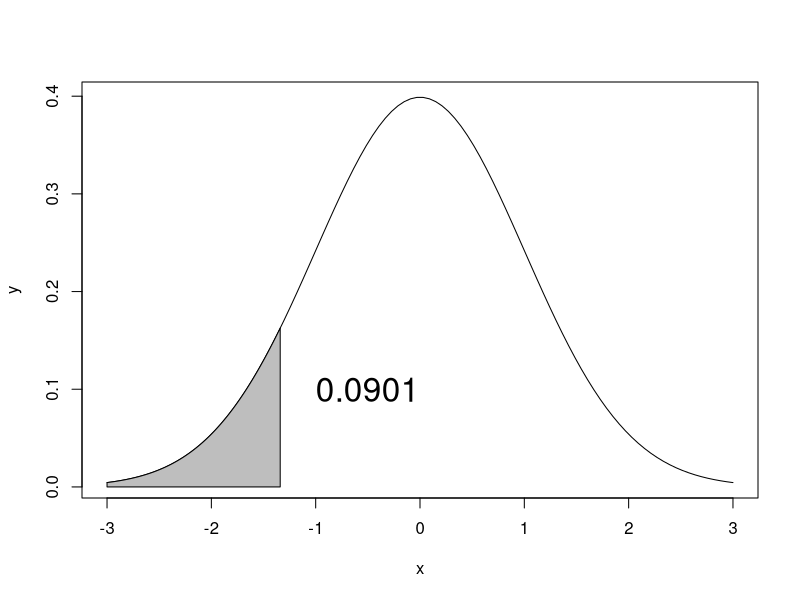

Reproduce this figure in R.
## Practice Problems for Final Exam, PREDICT 401

###########
# 1)	Suppose that a class of 30 students is assigned to write an essay.

#  a.	Suppose 4 essays are randomly chosen to appear on the class bulletin board.
#     How many different groups of 4 are possible?

factorial(30) / (factorial(4) * factorial(30 - 4)) # [1] 27405

#  b.	Suppose 4 essays are randomly chosen for awards of $10, $7, $5 and $3.
#     How many different groups of 4 are possible?

factorial(30) / factorial(30 - 4) # [1] 657720

#  c.	Explain the significant differences between problems 1 and 2.

# Item (a) asks for the combinations or groups of four possible. There isn't a sense
# in which the order of the four essays selected is meaningful. Item (b) asks for the
# permutations possible when four are selected from 30. Here, there is a meaningful
# difference in the order - i.e. prizes awarded - of the four selected. 


###########
# 2)  Find the standard deviation for the given probability distribution.

P.x <- c(0.37, 0.13, 0.06, 0.15, 0.29)
x <- c(0, 1, 2, 3, 4)
mean.x <- sum(x*P.x)
var.x <- sum(P.x*(x - mean.x)^2)
sqrt(var.x)  # [1] 1.703056

###########

# 3)  For a standard normal distribution, find the percentage of data that are more 
#     than 2 standard deviations below the mean or more than 3 standard deviations 
#     above the mean.

pnorm(-2, 0, 1,lower.tail = TRUE) + pnorm(3, 0, 1, lower.tail = FALSE)
# [1] 2.410003

###########
# 4) Use Bayes? theorem to find the indicated probability with the results below.

#                      Approve of Mayor		Do not approve of Mayor
#	Republican			             8					        17
#	Democrat			              18					        13
#	Independent			             7					        37

# One of the 100 test subjects is selected at random. Given that the person selected
# approves of the Mayor, what is the probability that they vote Democrat?

# We know the person approves of the Mayor. Let's look at only those individuals.
# Of the "Mayor approvers," 18 vote Democrat.

18 / (8 + 18 + 7) # [1] 0.5454545

# We can also work the problem "the long way":

# Probability a person votes Democrat:
(18 + 13) / (8 + 17 + 18 + 13 + 7 + 37) # [1] 0.31

# Probability a Democrat-voter approves of Mayor:
18 / (18 + 13) # [1] 0.5806452

# Probability a person doesn't vote Democrat:
(8 + 17 + 7 + 37) / (8 + 17 + 18 + 13 + 7 + 37)  # OR, 1 - Person_votes_Democrat [1] 0.69

# Probability a non-Democrat-voter approves of Mayor:
(8 + 7) / (8 + 17 + 7 + 37) # [1] 0.2173913

# So, applying these values to the usual formulation of Bayes' theorem:
(0.31 * 0.5806452) / ((0.31 * 0.5806452) + (0.69 * 0.2173913)) # [1] 0.5454546

###########
#5) Use the results summarized in the table for (4) and test at the 5% level if party affiliation
#   and approval of the Mayor are independent of each other using Pearson's Chi-square
#   test of independence.

approve <- c(8, 18, 7)
not.approve <- c(17, 13, 37)
vote <- cbind(approve, not.approve)

chisq.test(vote, correct = FALSE)  # X-squared = 14.633, df = 2, p-value = 0.0006646

###########
# 6) A police department reports that the probabilities that 0, 1, 2, and 3 burglaries
#    will be reported in a given day are 0.46, 0.41, 0.09, and 0.04, respectively. Find
#    the standard deviation for the probability distribution. Round the answer to the
#    nearest hundredth.

probs <- c(0.46, 0.41, 0.09, 0.04)
meanProb <- sum(probs * c(0, 1, 2, 3))

varProb <- sum(probs * (-meanProb + c(0, 1, 2, 3))^2)
round(sqrt(varProb), 2) # [1] 0.79

###########
# 7)  Assume that the weight loss for the first month of a diet program varies between
#     6 pounds and 12 pounds, and is spread evenly over the range of possibilities, so
#     that there is a uniform distribution. Find the probability of between 8.5 and 10 
#     poundslost.

(10 - 8.5) / (12 - 6) # [1] 0.25

###########
# 8) Find the indicated z-score. The graph depicts the standard normal distribution with
#    mean = 0 and standard deviation = 1. 	Shaded area is 0.0901.

# To return the indicated z-score:
qnorm(0.0901, mean = 0, sd = 1) # [1] -1.340139

# To create the plot:
x <- seq(-3, 3, length = 100)
y <- dnorm(x, mean = 0, sd = 1)
plot(x, y, type = "l")

x2 <- seq(-3, -1.34, length = 100)
y2 <- dnorm(x2, mean = 0, sd = 1)
polygon(c(-3,x2, -1.34), c(0, y2, 0), col = "gray")
text(-0.5, 0.1, "0.0901", cex = 2)

###########
# 9)	True or False:  in a hypothesis test, an increase in alpha will cause a decrease
#     in the power of the test provided the sample size is kept fixed.

# FALSE. The power of a test - the probability of rejecting the null hypothesis when
# the alternative hypothesis is true - decreases as a function of beta; the probability
# of failing to reject the null hypothesis when the alternative hypothesis is true. An
# increase in alpha will decrease beta, thus increasing power. However, please remember
# that alpha and beta aren't symmetric and we won't try to control one via the other.

###########
# 10)	True or False:  in a hypothesis test regarding a population mean, the
#     probability of a type II error, beta, depends on the true value of the population
#     mean.

# TRUE. The probability of a type II error - failure to reject a false null
# hypothesis - is dependent on the "true value" of the test statistic. In a broad sense,
# either type error will have some relationship with the true mean. However, alpha is much
# more directly related to the test statistic - the probability associated with our data
# given the null hypothesis. Power, however, is related directly to the difference between
# the true and hypothesized mean and how easily, how "powerfully" we can resolve smaller and
# smaller differences between the true and hypothetical mean.

###########
# 11)	True or False:  In a hypothesis test regarding a population mean, if the
#     sample size is increased and the probability of a type II error is fixed and does not 
#     change then the type I error rate does not change.

# FALSE. Keeping the power the same, an increase in sample size provides more data for 
# the statistical test making it less likely that a type I error will occur.  

###########
# 12)	True or False:  In a hypothesis test regarding a population mean, if the
#     sample size is increased and the probability of a type I error is fixed and does not 
#     change then the type II error rate will decrease.  

# TRUE. With alpha constant, an increase in sample size provides more data for the statistical 
# test increasing the power.  Thus it less likely that a type II error will occur.  

###########
# 13)	Suppose that you perform a hypothesis test regarding a population mean, and that
#     the evidence does not warrant rejection of the null hypothesis. When formulating
#     the conclusion to the test, why is phrase ?fail to reject the null hypothesis? more
#     accurate than the phrase ?accept the null hypothesis??  Give a short answer.

# A hypothesis test does not ?prove? the null hypothesis. Rather, it is meant to determine
# whether or not there is sufficient evidence to reject it. Insufficient evidence does not
# validate the null hypothesis; it just leaves us without grounds for rejecting it.

###########
# 14)	According to a recent poll, 53% of Americans would vote for the incumbent president.
#     If a random sample of 100 people results in 45% who would vote for the incumbent,
#     test the claim that the actual percentage is 53%. Use a 0.10 significance level.

# H0:  p  = 0.53  (null hypothesis)
# H1:  p != 0.53  (alternative hypothesis)
# z = -1.60
# p = 0.1095986
# critical z = -1.645

# Calculate z-score:
stdDev <- sqrt((100 * 0.53) * (1 - 0.53))

z <- (45 - (100 * 0.53))/stdDev
z # [1] -1.602888

# Estimate p-value:
2 * pnorm(-1.60) # [1] 0.1095986

# Calculate critical z score:
qnorm(1 - 0.10/2, lower.tail = F) # [1] -1.644854

# Given our p-value and adopted significance level, 0.110 > 0.10, we fail to reject the
# null hypothesis. There is insufficient evidence to reject the claim that the ?true?
# percentage is 53%.

###########
# 15)	What is the relationship between the linear correlation coefficient and the
#     usefulness of the regression equation for making predictions?

# The linear regression equation is appropriate for predictions only when there is
# linear correlation between two variables. The linear correlation coefficient
# quantifies the strength of a linear relationship, and greater  or significant
# magnitudes indicate the likely usefulness of the linear regression equation for
# the purpose of prediction.

###########
# 16)  Assume that a hypothesis test of the given claim will be conducted. A cereal
#      company claims that the mean weight of the cereal in its packets is 14 oz.
#      Identify the type I error for the test.

# c.	Reject the claim that the mean weight is 14 oz. when it is actually 14 oz.
# A type I error is the incorrect rejection of a "true" null hypothesis.

###########
# 17)	Scores on a test are normally distributed with a mean of 68.2 and a standard
#     deviation of 10.4. Estimate the probability that among 75 randomly selected students,
#     at least 20 of them score greater than 78.

# We need to determine the z-score associated with our score of interest, 78
z <- (78-68.2)/10.4

# We need to determine the probability associated with a random value being greater than 78
p <- 1-pnorm(z,0,1,lower.tail=TRUE)

# SAME AS ABOVE, just specifying that we want the "upper tail"
p <- pnorm(z,0,1,lower.tail = F)

# This sequence "provides" the => 20 possible instances (56 of a total 75) that we need for
# summing our probabilities:
x <- seq(20,75,1)

# This returns the exact binomial probability:
sum(dbinom(x,75,p)) # [1] 0.02784581

# We may want the normal approximation, for which:

# This formula returns a z-score for the normal approximation:
b <- (19.5-p*75)/sqrt(75*p*(1-p))

# This returns the probability associated with our "corrected" z-score:
pnorm(b , 0, 1, lower.tail=FALSE) # [1] 0.02321583

# EXPLANATION:  We assume a normal distribution, but we rely on a binomial distribution
# when we want the likelihood of => 20 "successes". So, 0.173 is the probability associated
# with any "random" test taker scoring greater than 78; this we solve assuming (and
# employing a normal distribution; pnorm()). However, when we go to look at the likelihood
# that at least 20 of our test takers achieve this score we rely on a binomial, even though
# we still assume (and rightly) that our test scores are normally distributed.

# So, looking at the sum(dbinom(x, 75, p)). This is the exact binomial probability associated
# with our conditions; 20 or more successes (test score > 78) out of 75 test takers. What we
# want is to correct for the fact that we've had to use a discrete distribution (binomial) to
# approach a continuous, normally distributed problem/reality.

# The (19.5 - p * 75)/ sqrt(75 * p * (1-p)) gives us our "corrected" z-score that we can then
# "plug in" to our cumulative probability function, pnorm().

###########
# 18) Find the value of the linear correlation coefficient, r.

x <- c(62, 53, 64, 52, 52, 54, 58)
y <- c(158, 176, 151, 164, 164, 174, 162)

cor(x, y) # [1] -0.7749395

###########
# 19) A researcher wants to estimate what proportion of U.S. refinery workers are contract workers.
#     The researcher wants to be 95% confident of her results and be within 0.05 of the actual proportion.
#     There are no prior studies.  The researcher has no idea what is the actual propulation
#     proportion.  How large a sample size should be taken?  Round to the next largest integer.

z <- qnorm(0.975, 0, 1, lower.tail = TRUE)
n <- z^2*0.5*0.5/0.05^2   #  [1] 384.1459
n

###########
# Use the traditional method to test the given hypothesis. Assume that the samples
# are independent and that they have been randomly selected.

# 20)	Use the given sample data to test the claim that P1 > P2. Use a significance level of 0.01.

# Sample 1	  Sample 2
# n1 = 85	  n2 = 90
# x1 = 38	  x2 = 23

# P1 = 0.447
# P2 = 0.256
# z = 2.66
# critical z = 2.33
#see pg 348

# Calculate pooled sample proportion:
p <- (((38/85) * 85) + ((23/90) * 90)) / (85 + 90) #pbar formula

# Calculate standard error:
stdErr <- sqrt(p * (1 - p) * ((1/85) + (1/90))) 

z <- ((38/85) - (23/90)) / stdErr
z # [1] 2.657104

# Calculate the critical z-score:
qnorm(1 - 0.01) # [1] 2.326348

# At a significance level of 0.01, we reject the null hypothesis. There is sufficient
# idence to support the claim that P1 > P2.

###########
# Test the indicated claim about the means of two populations. Assume that the two
# samples are independent simple random samples selected from normally distributed
# populations. Do not assume that the population standard deviations are equal. Use
# the traditional method or ?p-value? method as indicated.

# 21)	 A researcher was interested in comparing the amount of time (in hours) spent
#      watching television by women and by men. Independent simple random samples of
#      14 women and 17 men were selected, and each person was asked how many hours he
#      or she had watched television during the previous week. The summary statistics
#      are as follows:

# Women		Men
# x1 = 12.5 hr	x2 = 13.8 hr
# s1 = 3.9 hr	s2 = 5.2 hr
# n1 = 14		n2 = 17
#see pg 329

x1 <- 12.5
s1 <- 3.9
n1 <- 14

x2 <- 13.8
s2 <- 5.2
n2 <- 17

# Calculate our t:
t <- (x1 - x2) / sqrt(s1^2/n1 + s2^2/n2)
t # [1] -0.7945437

s1n1 <- s1^2/n1
s2n2 <- s2^2/n2

df.calculated <- ((s1n1 + s2n2)^2)/(s1n1^2/(n1-1)+s2n2^2/(n2-1))
df.calculated
n1 + n2 -2

# Calculate the critical t:
qt(1 - 0.05, df = df.calculated, lower.tail = F) # [1] -1.699535

# At our adopted significance level (0.05), we fail to reject the null hypothesis.
# There is insufficient evidence for the claim that the mean amount of time spent
# watching television by women is smaller than the mean amount of time spent
# watching television by men.

###########
# Perform the indicated hypothesis tests.  Assume the two samples are independent simple random 
# samples selected from normally distributed populations.  Also assume that the population 
# standard deviations are equal.  Pool the sample variances for the test.

# 22)	A researcher was interested in comparing the amount of time spent watching
#     television by women and by men. Independent simple random samples of 14 women
#     and 17 men were selected, and each person asked how many hours he or she had
#     watched television during the previous week. The summary statistics are as follows:

# Women		Men
# x1 = 11.4 hr	x2 = 16.8 hr
# s1 = 4.1 hr	s2 = 4.7 hr
# n1 = 14		n2 = 17

x1 <- 11.4
s1 <- 4.1
n1 <- 14

x2 <- 16.8
s2 <- 4.7
n2 <- 17

# Calculate our pooled standard deviation
s <- sqrt(((n1 - 1)*s1^2 + (n2 -1)*s2^2) / (n1 + n2 - 2))

# Calculate our t:
t <- (x1 - x2) / (s*sqrt(1/n1 + 1/n2))
t # [1] -3.369099

# Calculate the critical t:
qt(1 - 0.05, df = n1 + n2 - 2, lower.tail = F) # [1] -1.699127

# At our adopted significance level (0.05), we reject the null hypothesis. There
# is sufficient evidence for the claim that the mean amount of time spent watching
# television by women is smaller than the mean amount of time spent watching
# television by men.

###########
# 23)  Construct the indicated confidence interval for the difference between population
#      proportions, P1 - P2. Assume that the samples are independent and that they have
#      been randomly selected.  x1 = 15, n1 = 50 and x2 = 23, n2 = 60. Construct a 90% 
#      confidence interval for the difference between population proportions, P1 - P2.

x1 <- 15
n1 <- 50

x2 <- 23
n2 <- 60

p1 <- x1/n1
p2 <- x2/n2

# Calculate the standard deviation of the difference between proportions:
s <- sqrt(p1 * (1 - p1)/n1 + p2 * (1 - p2)/n2 )

# Calculate the critical z:
qnorm(1-0.10/2) # [1] 1.644854

(p1 - p2) - (qnorm(1-0.10/2)*s) # [1] -0.2317335
(p1 - p2) + (qnorm(1-0.10/2)*s) # [1] 0.06506688

############
# 24)  Use the given data to find the equation of the regression line. Round the
#      final values to three significant digits, if necessary.

x <- c(6, 8, 20, 28, 36)
y <- c(2, 4, 13, 20, 30)

lm(y ~ x)$coefficients

# (Intercept)           x 
#  -3.7900485   0.8974515

###########
# 25) Conduct a chi-square test for independence. State the null and alternative
#     hypotheses, and provide the chi-square and associated p-value. A web service 
#     is interested in whether or not having signed up for email updates and offers 
#     is independent of purchasing choice (has purchased or has not). Determine 
#     the margins, chi-square statistics and associated p-value for the contingency 
#     table below:

#				           has made purchase		has not made purchase
# has signed up		      30				             60
# has not signed up	    20				             75

# Calculate the margin totals:

values <- matrix(c(30, 60, 20, 75), ncol = 2, byrow = TRUE)
colnames(values) <- c("purchase", "notPurchase")
rownames(values) <- c("signUp", "notSignUp")
values <- addmargins(values)
values

# Calculate the expected values based on marginal probabilities:
185 * (50/185) * (95/185) # [1] 25.67568

expValues <- values

expValues[, 1] <- c(50 - 25.67568, 25.67568, 50)
expValues[, 2] <- c(135 - (95 - 25.67568), 95 - 25.67568, 135)
expValues

chiSq <- (30 - 24.32432)^2 / 24.32432 + (60 - 65.67568)^2/65.67568 +
	(20 - 25.67568)^2/25.67568 + (75 - 69.32432)^2/69.32432

chiSq # [1] 3.534118
pchisq(chiSq, df = 1, lower.tail = F) # [1] 0.06011828

# We can use the chisq.test() function on our contingency table.
# NOTE:  table provided to test should NOT have margin totals.

values <- matrix(c(30, 60, 20, 75), ncol = 2, byrow = TRUE)
chisq.test(values, correct = FALSE)

#         Pearson's Chi-squared test

# data:  values
# X-squared = 3.5341, df = 1, p-value = 0.06012

###########
# 26)	Conduct a chi-square goodness of fit test. State the null and alternative 
#     hypothesis, and provide the chi-square and associated p-value.An urgent care
#     center is interested in whether visits per day of the week are uniformly distributed.

visits <- c(24, 19, 26, 29, 30, 23)

# Calculate our expected visits, assuming a uniform density:
expVisits <- rep(sum(visits)/length(visits), times = length(visits))

# Calculate our chi-square statistic:
chiSq <- sum((visits - expVisits)^2 / expVisits)
chiSq # [1] 3.291391

# Calculate our p-value:
pchisq(chiSq, df = 6 - 1, lower.tail = F) # [1] 0.65516

# We could use the chisq.test() on our observed frequencies:
chisq.test(visits, p = rep(1/length(visits), times = length(visits)))

#         Chi-squared test for given probabilities

# data:  visits
# X-squared = 3.2914, df = 5, p-value = 0.6552

# NOTE:  chisq.test() would've used uniform probabilities for "p" by default.
chisq.test(visits)

#         Chi-squared test for given probabilities

# data:  visits
# X-squared = 3.2914, df = 5, p-value = 0.6552

###########
# 27) Test the hypothesis of a zero correlation using the procedure shown
#     by Wilcox in Basic Statistics on pages 173-174.  Assume the coefficient
#     r is a Pearson Product Moment Correlation coefficient.  Assume n = 47, 
#     r = -0.286.  Test the null hypothesis of zero correlation versus the 
#     alternative that the correlation is negative at 95% confidence.  Also 
#     calculate the p-value.

# Calculate T:
T <- -0.286 * sqrt((47 - 2)/(1 - (-0.286)^2))
T # [1] -2.002178

# Calculate the critical value:
qt(1 - 0.05, df = 45, lower.tail = F) # [1] -1.679427

# Calculate the p-value:
1 - pt(abs(-2.00), df = 45) # [1] 0.02577884

# The T test statistic has a Student?s t-distribution with 45 degrees
# of freedom.  The test statistic value is -2.00.  The critical value
# is -1.679.  Since T = -2.00 < -1.679 the null hypothesis can be
# rejected.  The p-value is 0.0258 < 0.05.

###########
# 28)	A project manager is trying to assemble a five-member team. She has a
# 	  list of 30 volunteers that she intends to draw five (5) from randomly,
#	    so as not to alienate anyone. However, only four (4) of the 30 have a specific
#	    certification that the project manager knows she?ll need. What is the
#	    probability that two of the five members randomly selected will be one
#	    of the four with the needed certification?

N <- 30 # size of population
k <- 4  # number of "successes"
n <- 5  # sample size, without replacement
x <- 2  # quantity of interest

((factorial(k) / (factorial(x) * factorial(k - x))) *
	(factorial(N - k) / (factorial(n - x) * factorial((N - k) - (n - x))))) /
	(factorial(N) / (factorial(n) * factorial(N - n)))

# Or, using the dhyper() function:
dhyper(2, 4, (30 - 4), 5) # [1] 0.1094691


# What is the probability that at least one of the five members randomly selected
# will have the needed certification?

1 - phyper(0, 4, (30 - 4), 5) # [1] 0.5384054

###########
# 29)	Consumers are asked to rate a company both before and after viewing a video 
#     on the company twice a day for a week.  Use the paired data given below.  Use a
#     traditional statistical.  Test at the 1%   significance level if the "after" results
#     are less than the "before" results.  Assume the data are normally distributed.

#     pair	   1	 2	 3	 4	 5	 6	 7	 8   9
#     before	38	27	30	41	36	38	33	36	44
#     after	  22	28	21	38	38	26	19	31	35

before <- c(38,	27,	30,	41,	36,	38,	33,	36,	44)
after <-  c(22,	28,	21,	38,	38,	26,	19,	31,	35)
delta <- before - after  #  null hypothesis is that the difference is zero.
                         #  alternative hypothesis is the difference is > 0.
sd(delta)
qt(0.99, 8, lower.tail = TRUE)

t.test(delta, alternative = c("greater"), mu = 0, paired = FALSE, conf.level = 0.99)

# At our adopted significance level, we reject the null hypothes of no difference.

###########
# 30)	Fill in the missing entries in the following, partially completed one-way
#     ANOVA table.  Determine the p-value.

# Source		 df	   SS		  MS = SS/df		F-statistic
# Treatment		3						              11.16
# Error			      13.72		0.686
# Total

# df, Error (SS / MS)
13.72 / 0.686 # [1] 20

# df, Total (df_Treatment + df_Error)
3 + 20 # [1] 23

# MS, Treatment (F-statistic * MS_Error)
11.16 * 0.686 # [1] 7.65576

# SS, Treatment (df_Treatment * MS_Treatment)
3 * 7.65576 # [1] 22.96728

# SS, Total (SS_Treatment + SS_Error)
22.96728 + 13.72 # [1] 36.68728

pf(11.16, 3, 20, lower.tail = FALSE)  # p-value = 0.0001607934